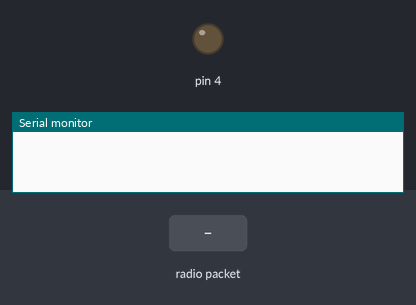
A sketch run on a simulated Arduino Uno, built with avr-gcc and run on an emulated ATmega328P. On the bench: output pins drawn as LEDs (lit = HIGH), the last lines printed to the serial monitor. The test bench sets the inputs (shaded band). No radio packets arrive unless stated.

Above: at 1.2 s.
1.3 s: radio packet "0" arrives
At 1.8 s:
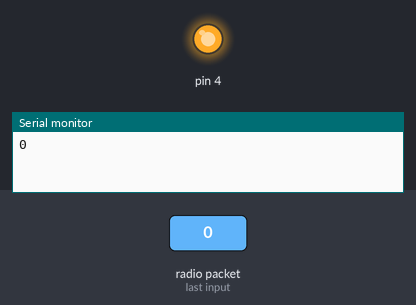
Timing chart, 0 to 4.3 s (numbered marks = the images above; inputs shaded):
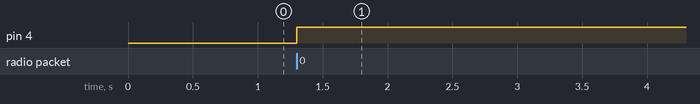

Measured:
- after the input at 1.3 s, pin 4: LOW → HIGH at once

The sketch:

receiver.ino
```cpp
/*
 * NRF receiver
 */
#include <SPI.h>
#include <nRF24L01.h>
#include <RF24.h>

RF24 radio(7, 8); // CE, CSN
const byte address[6] = "00001";

void setup()
{
    pinMode(4, OUTPUT);
    Serial.begin(9600);
    radio.begin();
    radio.openReadingPipe(0, address);
    radio.setPALevel(RF24_PA_MIN); // @todo Нужно подкрутить уровень, RF24_PA_MIN, есть не проверенная инфа, что с этим уровнем глюки
    radio.startListening();
}

void loop()
{
    if (radio.available())
    {
        char text[32] = "";
        radio.read(&text, sizeof(text));
        int xPosition, yPosition, buttonPosition;
        char junk[1];
        char xJunk[3];
        char yJunk[6];
        char btnJunk[7];

        sscanf(text, "%s%d,%s%d,%s%d",
               &xJunk, &xPosition,
               &yJunk, &yPosition,
               &btnJunk, &buttonPosition);

        // В этой версии просто зажигаем лампочку, если на передатчике нажата кнопка джойстика
        if (buttonPosition == 0)
        {
            digitalWrite(4, LOW);
        }
        else
        {
            digitalWrite(4, HIGH);
        }

        Serial.println(text);
    }
}
```
